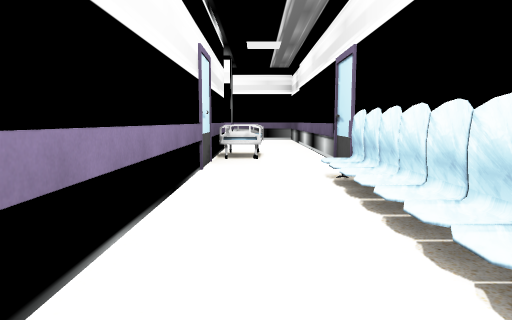
View 1 (above)

16 first-person views from a walk through a scene from a Unity 3-D project. The camera is 1.3 m above the floor, tilts 6° down and sees 70° across. The floor is counted in squares, 2 m on a side. Each view is taken from the middle of a square. On the plan, view 1 faces up. The plan holds only what a view shows up to about 11 squares ahead; the rest is blank. The place goes on beyond the plan. The player character is not drawn. Some animated figures are not drawn. Some surface patterns are stand-ins.

View 2
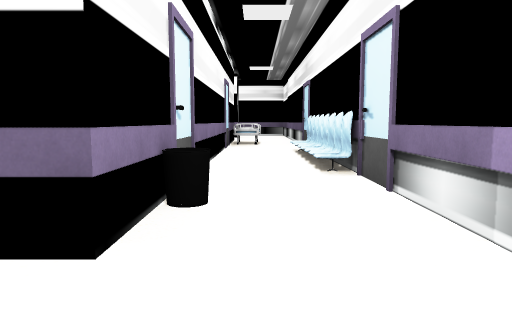

View 3
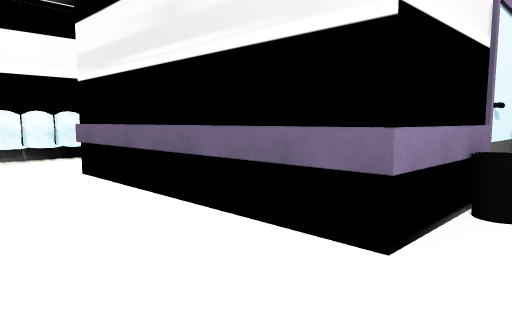

View 4
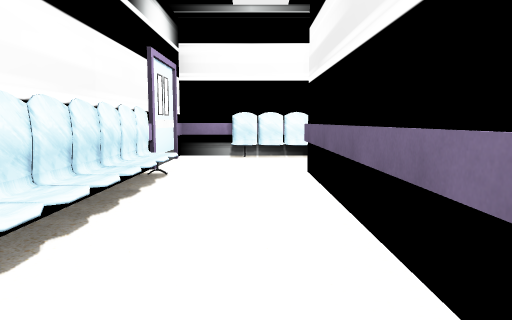

View 5
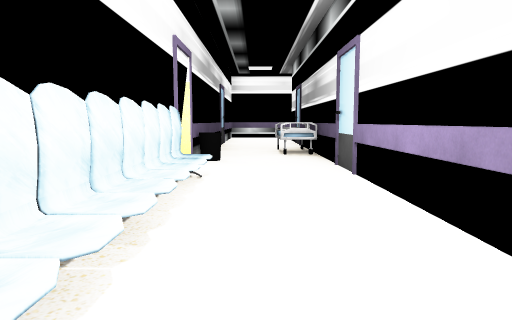

View 6
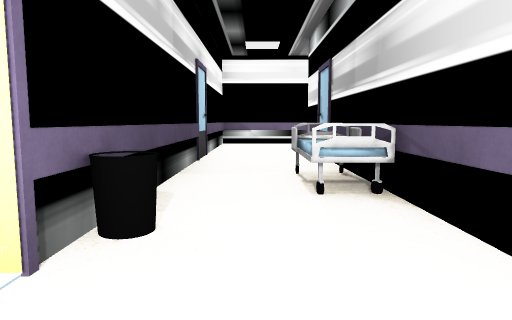

View 7
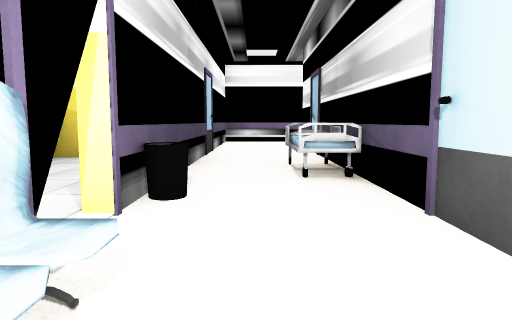

View 8
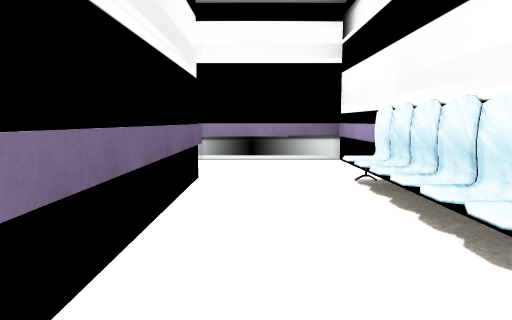

View 9
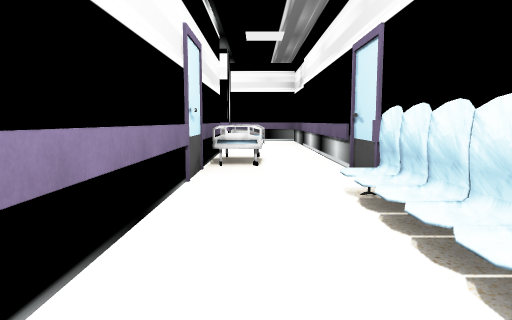

View 10
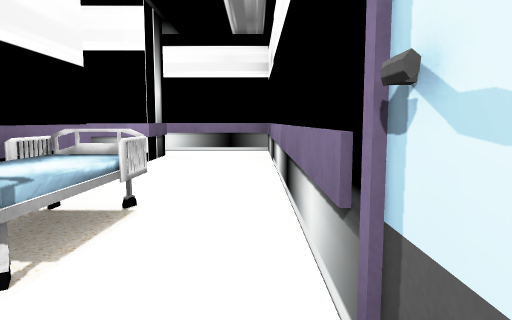

View 11
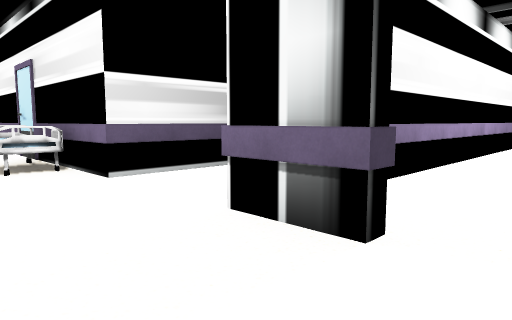

View 12
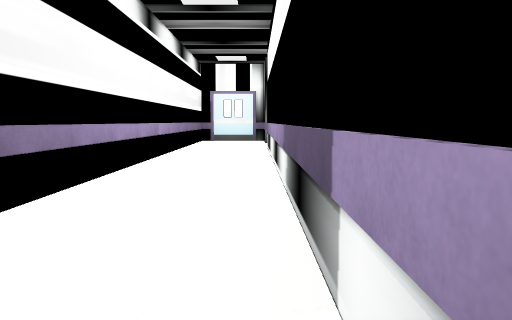

View 13
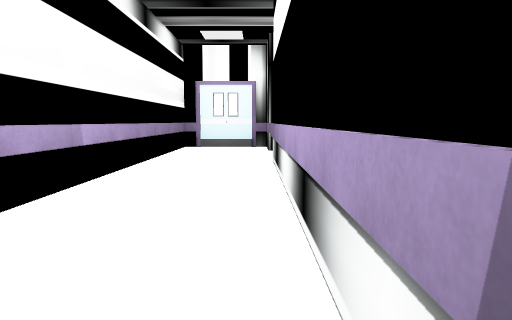

View 14
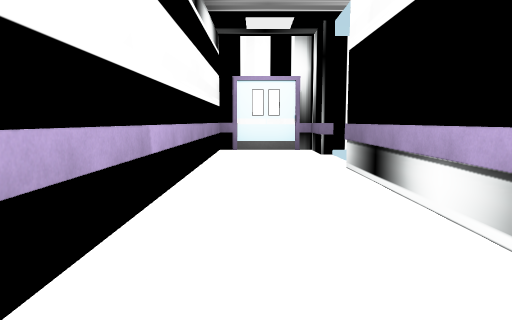

View 15
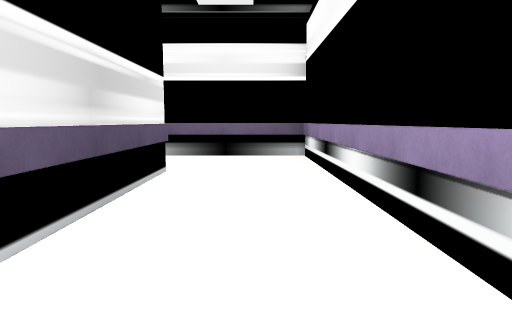

View 16
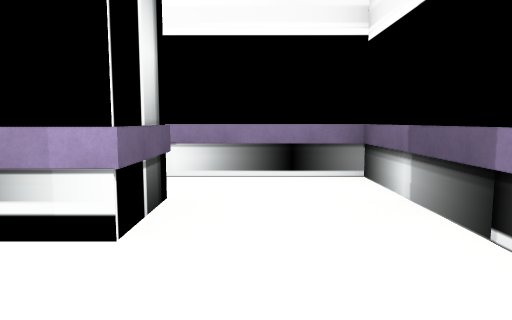

### Floor plan
Key: @ floor where view 1 was taken; # wall or solid block; x gap in a wall; . floor; / step, stairs or slope; ^ raised ledge.
Columns run from 13 left of view 1 to 2 right of it. Each row starts with its distance up from view 1.
 14 ##   ###########
 13 #..............#
 12 #...........#..#
 11 #############..#
 10       #........#
  9       #........#
  8       #..#####.#
  7       #..#  #^.#
  6       #..#  ##.#
  5       #..#  #..#
  4       #x^   #./#
  3       #.^   #./#
  2       #..#  #./#
  1       #..#  #./#
  0       #..#  #@.#
 -1       #..#  #..#
 -2       #..####..#
 -3       #........#
 -4       #..////..#
 -5       ##########

Where each view was taken, in squares from view 1:
view 1: 0 up, 0 right, facing up
view 2: 4 down, 0 right, facing up
view 3: 4 down, 0 right, facing up-left
view 4: 3 down, 0 right, facing left
view 5: 4 down, 6 left, facing up
view 6: 0 up, 6 left, facing up
view 7: 1 down, 6 left, facing up
view 8: 3 down, 5 left, facing right
view 9: 1 up, 0 right, facing up
view 10: 5 up, 1 right, facing up
view 11: 13 up, 1 right, facing down-left
view 12: 13 up, 0 right, facing left
view 13: 13 up, 3 left, facing left
view 14: 12 up, 4 left, facing left
view 15: 10 up, 0 right, facing left
view 16: 9 up, 0 right, facing up
